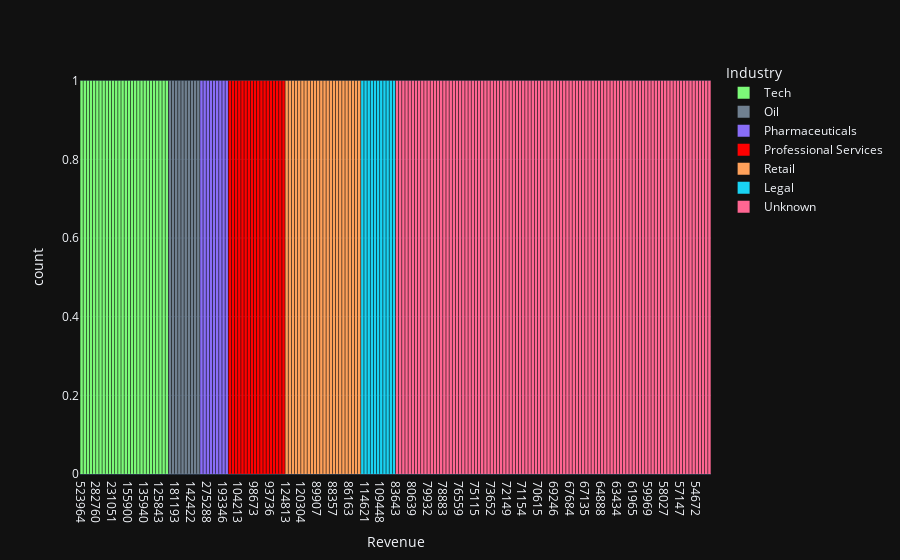

Notebook cell for this chart:
### Code cell
# Create a simple histogram
fig = px.histogram(
  			# Set the data and x variable
  			data_frame=revenue, x='Revenue', nbins=5,
    		# Set the color map and variable
			color_discrete_map=ind_color_map,
			color='Industry')

# Show the plot
fig.show()

### Figure 1 — Plotly figure (JSON) as saved in the notebook; plotly's stock layout.template omitted (floating-point values rounded to 4 significant figures)
{"data": [{"alignmentgroup": "True", "bingroup": "x", "hovertemplate": "Industry=Tech<br>Revenue=%{x}<br>count=%{y}<extra></extra>", "legendgroup": "Tech", "marker": {"color": "rgb(124, 250, 120)", "pattern": {"shape": ""}}, "name": "Tech", "nbinsx": 5, "offsetgroup": "Tech", "orientation": "v", "showlegend": true, "x": ["523964", "407009", "379130", "352106", "329784", "282760", "260174", "256776", "254616", "242155", "231051", "172869", "171474", "162754", "161857", "155900", "153566", "152703", "148984", "136866", "135940", "135091", "131868", "131244", "130359", "125843", "95096", "94758"], "xaxis": "x", "yaxis": "y", "type": "histogram"}, {"alignmentgroup": "True", "bingroup": "x", "hovertemplate": "Industry=Oil<br>Revenue=%{x}<br>count=%{y}<extra></extra>", "legendgroup": "Oil", "marker": {"color": "rgb(112, 128, 144)", "pattern": {"shape": ""}}, "name": "Oil", "nbinsx": 5, "offsetgroup": "Oil", "orientation": "v", "showlegend": true, "x": ["383906", "184280", "181193", "177069", "176249", "147313", "145534", "142422", "137332", "137237"], "xaxis": "x", "yaxis": "y", "type": "histogram"}, {"alignmentgroup": "True", "bingroup": "x", "hovertemplate": "Industry=Pharmaceuticals<br>Revenue=%{x}<br>count=%{y}<extra></extra>", "legendgroup": "Pharmaceuticals", "marker": {"color": "rgb(137, 109, 247)", "pattern": {"shape": ""}}, "name": "Pharmaceuticals", "nbinsx": 5, "offsetgroup": "Pharmaceuticals", "orientation": "v", "showlegend": true, "x": ["282616", "280522", "275288", "264938", "215111", "205839", "197705", "193346", "158884"], "xaxis": "x", "yaxis": "y", "type": "histogram"}, {"alignmentgroup": "True", "bingroup": "x", "hovertemplate": "Industry=Professional Services<br>Revenue=%{x}<br>count=%{y}<extra></extra>", "legendgroup": "Professional Services", "marker": {"color": "rgb(255, 0, 0)", "pattern": {"shape": ""}}, "name": "Professional Services", "nbinsx": 5, "offsetgroup": "Professional Services", "orientation": "v", "showlegend": true, "x": ["179589", "146516", "104972", "104213", "103915", "103449", "102729", "100522", "98673", "97937", "97536", "96313", "95214", "93736", "92154", "92107", "90863", "90740"], "xaxis": "x", "yaxis": "y", "type": "histogram"}, {"alignmentgroup": "True", "bingroup": "x", "hovertemplate": "Industry=Retail<br>Revenue=%{x}<br>count=%{y}<extra></extra>", "legendgroup": "Retail", "marker": {"color": "#FFA15A", "pattern": {"shape": ""}}, "name": "Retail", "nbinsx": 5, "offsetgroup": "Retail", "orientation": "v", "showlegend": true, "x": ["124813", "124316", "123324", "122286", "122071", "120304", "120302", "118009", "90615", "90135", "89907", "89647", "89417", "89347", "88862", "88357", "88257", "87440", "86990", "86270", "86163", "85905", "85058", "84049"], "xaxis": "x", "yaxis": "y", "type": "histogram"}, {"alignmentgroup": "True", "bingroup": "x", "hovertemplate": "Industry=Legal<br>Revenue=%{x}<br>count=%{y}<extra></extra>", "legendgroup": "Legal", "marker": {"color": "#19d3f3", "pattern": {"shape": ""}}, "name": "Legal", "nbinsx": 5, "offsetgroup": "Legal", "orientation": "v", "showlegend": true, "x": ["116638", "114621", "113589", "110225", "109915", "109559", "109448", "108942", "108687", "108527", "105921"], "xaxis": "x", "yaxis": "y", "type": "histogram"}, {"alignmentgroup": "True", "bingroup": "x", "hovertemplate": "Industry=Unknown<br>Revenue=%{x}<br>count=%{y}<extra></extra>", "legendgroup": "Unknown", "marker": {"color": "#FF6692", "pattern": {"shape": ""}}, "name": "Unknown", "nbinsx": 5, "offsetgroup": "Unknown", "orientation": "v", "showlegend": true, "x": ["83643", "83505", "82700", "82059", "81978", "80639", "80588", "80498", "80376", "80278", "79932", "79788", "79513", "79395", "78930", "78883", "78112", "77147", "77046", "76589", "76559", "75972", "75897", "75344", "75125", "75115", "74639", "74162", "74094", "74048", "73652", "73166", "72820", "72554", "72537", "72149", "72148", "71965", "71792", "71502", "71154", "70895", "70723", "70697", "70690", "70615", "70335", "69693", "69620", "69570", "69246", "69127", "68897", "68714", "67826", "67684", "67371", "67365", "67220", "67161", "67135", "66564", "65909", "65767", "65434", "64888", "64807", "64656", "64357", "64297", "63434", "63327", "62799", "62455", "62160", "61965", "61570", "60952", "60114", "60071", "59969", "59812", "59118", "58756", "58179", "58027", "57626", "57407", "57252", "57171", "57147", "56852", "55800", "55592", "54788", "54672", "54613", "54465", "54365", "Unknown"], "xaxis": "x", "yaxis": "y", "type": "histogram"}], "layout": {"xaxis": {"anchor": "y", "domain": [0.0, 1.0], "title": {"text": "Revenue"}}, "yaxis": {"anchor": "x", "domain": [0.0, 1.0], "title": {"text": "count"}}, "legend": {"title": {"text": "Industry"}, "tracegroupgap": 0}, "margin": {"t": 60}, "barmode": "relative"}}
